Frame 1 (no input): blank canvas, image omitted
Frame 60 (no input): blank canvas, image omitted
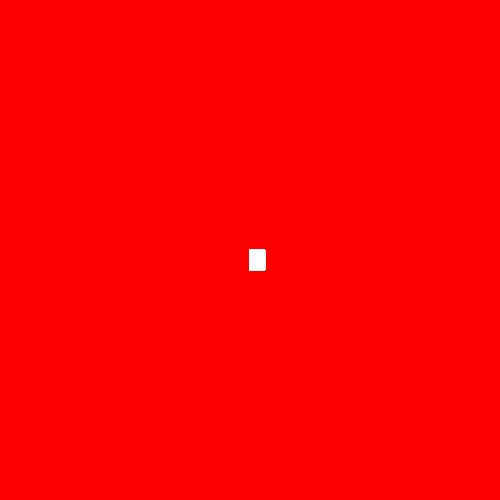
Frame 120 (the mouse pressed at the canvas centre since frame 60)

The p5.js sketch whose frames 1 and 60 were blank and that drew this single picture after the mouse press (run headless with seeded random() and noise() and a simulated clock; from frame 60 on, the mouse is pressed at the canvas centre):

// p5.js sketch
// ── sketch.js
function setup() {
    createCanvas(500, 500);
    background("red")
  }
  
  function draw() {
    stroke("white");
    fill("white")
  
    
    
    if (mouseIsPressed) {
        rect(mouseX, mouseY, 15, 20)
      }
    } 
